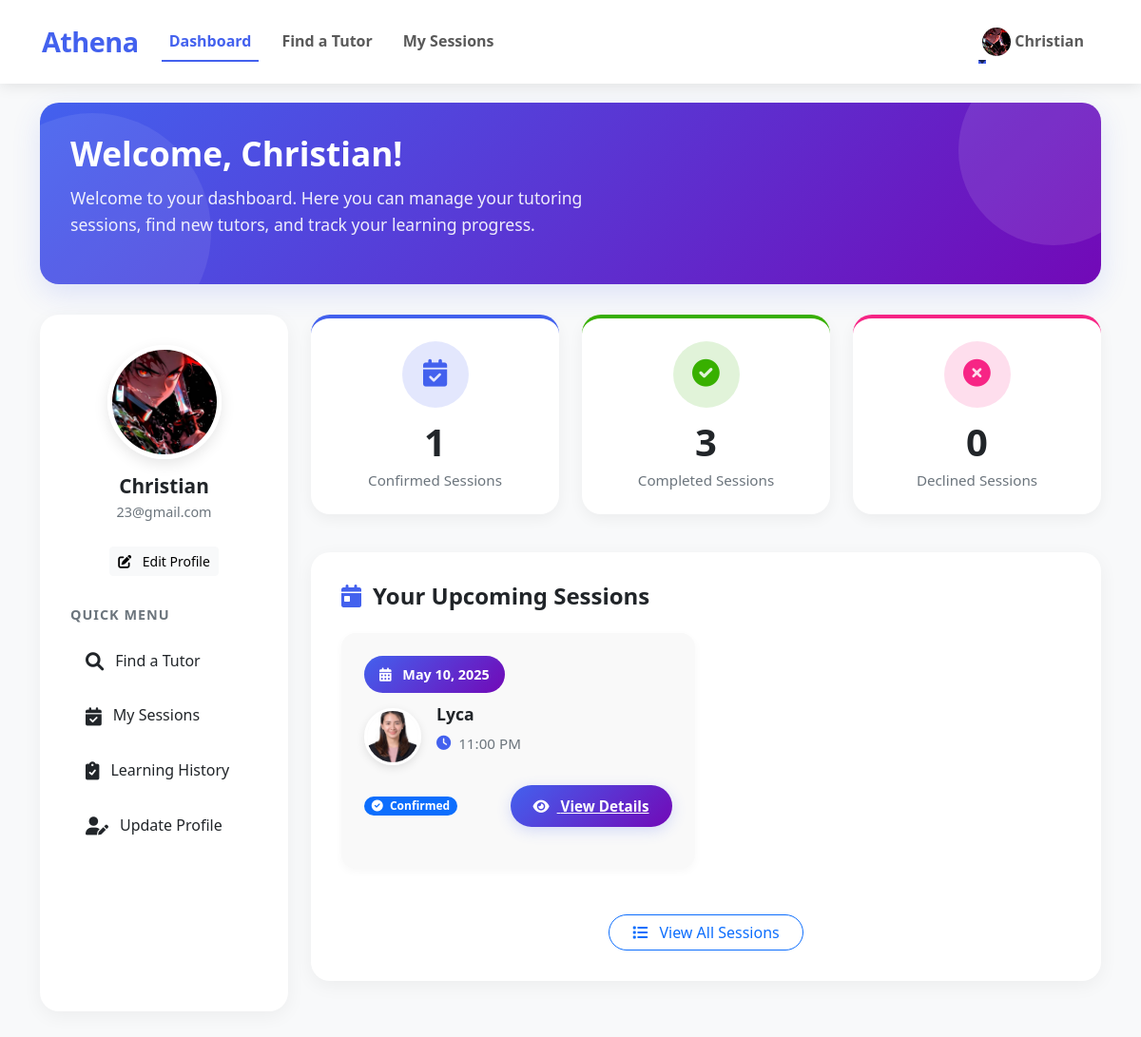
/student-dashboard.php (signed in), run on the app's committed database.
### tables this page shows
CREATE TABLE `students` (
  `id` int(11) NOT NULL,
  `name` varchar(100) NOT NULL,
  `email` varchar(100) NOT NULL,
  `phone` varchar(20) DEFAULT NULL,
  `password` varchar(255) NOT NULL,
  `status` enum('active','inactive') DEFAULT 'active',
  `created_at` timestamp NOT NULL DEFAULT current_timestamp(),
  `phone_number` varchar(20) DEFAULT NULL,
  `profile_image` varchar(255) DEFAULT NULL
);

CREATE TABLE `bookings` (
  `id` int(11) NOT NULL,
  `student_id` int(11) NOT NULL,
  `tutor_id` int(11) NOT NULL,
  `session_date` date NOT NULL,
  `session_time` time NOT NULL,
  `status` enum('pending','accepted','declined','completed','confirmed') DEFAULT 'pending',
  `payment_method` varchar(50) DEFAULT NULL,
  `proof_file_path` varchar(255) DEFAULT NULL,
  `created_at` timestamp NOT NULL DEFAULT current_timestamp(),
  `notes` text DEFAULT NULL,
  `updated_at` timestamp NOT NULL DEFAULT current_timestamp() ON UPDATE current_timestamp(),
  `rating` int(11) DEFAULT NULL,
  `feedback` text DEFAULT NULL
);

CREATE TABLE `tutors` (
  `id` int(11) NOT NULL,
  `name` varchar(100) NOT NULL,
  `email` varchar(100) NOT NULL,
  `phone` varchar(20) DEFAULT NULL,
  `password` varchar(255) NOT NULL,
  `status` enum('active','inactive') DEFAULT 'active',
  `profile_image` varchar(255) DEFAULT NULL,
  `created_at` timestamp NOT NULL DEFAULT current_timestamp(),
  `specialty` varchar(255) DEFAULT NULL,
  `description` text DEFAULT NULL,
  `rating` decimal(3,2) DEFAULT 0.00,
  `hourly_rate` decimal(10,2) DEFAULT 0.00,
  `experience` int(11) DEFAULT 0 COMMENT 'Years of teaching experience',
  `bio` text DEFAULT NULL COMMENT 'Tutor biography/profile description',
  `phone_number` varchar(20) DEFAULT NULL COMMENT 'Tutors contact phone number'
);

### student-dashboard.php (the view, shortened to what this page needs)
<?php
require 'db.php';
$stmt = $conn->prepare("SELECT * FROM students WHERE id = ?");
$stmt->execute([$_SESSION['user_id']]);
$student = $stmt->fetch();
$stmt = $conn->prepare("
    SELECT
        SUM(CASE WHEN status = 'confirmed' THEN 1 ELSE 0 END) as confirmed,
        SUM(CASE WHEN status = 'completed' THEN 1 ELSE 0 END) as completed,
        SUM(CASE WHEN status = 'declined' THEN 1 ELSE 0 END) as declined
    FROM bookings
    WHERE student_id = ?
");
$stmt->execute([$_SESSION['user_id']]);
$stats = $stmt->fetch();
$stmt = $conn->prepare("
    SELECT b.*, t.name as tutor_name, t.profile_image
    FROM bookings b
    JOIN tutors t ON b.tutor_id = t.id
    WHERE b.student_id = ?
    AND b.status = 'confirmed'
    ORDER BY b.session_date ASC, b.session_time ASC
    LIMIT 5
");
$stmt->execute([$_SESSION['user_id']]);
$confirmedSessionDetails = $stmt->fetchAll();
?>
<!DOCTYPE html>
<html lang="en">
<head>
    <link rel="stylesheet" href="https://cdn.jsdelivr.net/npm/bootstrap@5.3.0/dist/css/bootstrap.min.css">
    <link rel="stylesheet" href="https://cdnjs.cloudflare.com/ajax/libs/font-awesome/6.0.0/css/all.min.css">
</head>
<body>
    <nav class="navbar navbar-expand-lg navbar-light">
        <div class="container">
            <a class="navbar-brand" href="student-dashboard.php">Athena</a>
            <div class="collapse navbar-collapse" id="navbarNav">
                <ul class="navbar-nav me-auto">
                    <li class="nav-item">
                        <a class="nav-link active" href="student-dashboard.php">Dashboard</a>
                    </li>
                    <li class="nav-item">
                        <a class="nav-link" href="find-tutor.php">Find a Tutor</a>
                    </li>
                    <li class="nav-item">
                        <a class="nav-link" href="my-sessions.php">My Sessions</a>
                    </li>
                </ul>
                <ul class="navbar-nav">
                    <li class="nav-item dropdown">
                        <a class="nav-link dropdown-toggle d-flex align-items-center" href="#" id="navbarDropdown" role="button" data-bs-toggle="dropdown">
                            <?php if (isset($student['profile_image']) && !empty($student['profile_image'])): ?>
                                <img src="<?php echo htmlspecialchars($student['profile_image']); ?>" alt="Profile" class="nav-profile-img me-1">
                            <?php else: ?>
                                <i class="fas fa-user-circle me-1"></i>
                            <?php endif; ?>
                            <?php echo htmlspecialchars($student['name']); ?>
                        </a>
                    </li>
                </ul>
            </div>
        </div>
    </nav>
    <div class="dashboard-container">
        <div class="container">
            <div class="welcome-section">
                <div class="welcome-content">
                    <h2>Welcome, <?php echo htmlspecialchars($student['name']); ?>!</h2>
                    <p>Welcome to your dashboard. Here you can manage your tutoring sessions, find new tutors, and track your learning progress.</p>
                </div>
            </div>
            <div class="row">
                <div class="col-lg-3">
                    <div class="sidebar">
                        <div class="profile-section">
                            <?php if (isset($student['profile_image']) && !empty($student['profile_image'])): ?>
                                <img src="<?php echo htmlspecialchars($student['profile_image']); ?>" class="profile-image" alt="Profile Image">
                            <?php else: ?>
                                <img src="uploads/profile_images/default-avatar.png" class="profile-image" alt="Profile Image">
                            <?php endif; ?>
                            <h5 class="user-name"><?php echo htmlspecialchars($student['name']); ?></h5>
                            <p class="user-email"><?php echo htmlspecialchars($student['email']); ?></p>
                            <a href="student-profile.php" class="btn btn-sm btn-light">
                                <i class="fas fa-edit me-2"></i> Edit Profile
                            </a>
                        </div>
                        <div class="sidebar-menu">
                            <h6 class="sidebar-menu-title">Quick Menu</h6>
                            <a href="find-tutor.php" class="menu-item">
                                <i class="fas fa-search"></i> Find a Tutor
                            </a>
                            <a href="my-sessions.php" class="menu-item">
                                <i class="fas fa-calendar-check"></i> My Sessions
                            </a>
                            <a href="my-sessions.php?view=completed" class="menu-item">
                                <i class="fas fa-clipboard-check"></i> Learning History
                            </a>
                            <a href="student-profile.php" class="menu-item">
                                <i class="fas fa-user-edit"></i> Update Profile
                            </a>
                        </div>
                    </div>
                </div>
                <div class="col-lg-9">
                    <div class="stats-container">
                        <a href="my-sessions.php?view=confirmed" class="stat-card confirmed">
                            <div class="icon">
                                <i class="fas fa-calendar-check"></i>
                            </div>
                            <div class="count"><?php echo $stats['confirmed'] ?: '0'; ?></div>
                            <div class="label">Confirmed Sessions</div>
                        </a>
                        <a href="my-sessions.php?view=completed" class="stat-card completed">
                            <div class="icon">
                                <i class="fas fa-check-circle"></i>
                            </div>
                            <div class="count"><?php echo $stats['completed'] ?: '0'; ?></div>
                            <div class="label">Completed Sessions</div>
                        </a>
                        <a href="my-sessions.php?view=declined" class="stat-card declined">
                            <div class="icon">
                                <i class="fas fa-times-circle"></i>
                            </div>
                            <div class="count"><?php echo $stats['declined'] ?: '0'; ?></div>
                            <div class="label">Declined Sessions</div>
                        </a>
                    </div>
                    <div class="upcoming-sessions">
                        <h4 class="section-title">
                            <i class="fas fa-calendar-day"></i> Your Upcoming Sessions
                        </h4>
                        <?php if ($confirmedSessionDetails): ?>
                            <div class="row">
                                <?php foreach ($confirmedSessionDetails as $session): ?>
                                    <div class="col-md-6 mb-4">
                                        <div class="card session-card h-100">
                                            <div class="card-body">
                                                <div class="session-date">
                                                    <i class="fas fa-calendar-alt me-2"></i>
                                                    <?php echo date('F j, Y', strtotime($session['session_date'])); ?>
                                                </div>
                                                <div class="d-flex align-items-center mb-3">
                                                    <img src="<?php echo !empty($session['profile_image']) ? htmlspecialchars($session['profile_image']) : 'uploads/profile_images/default-avatar.png'; ?>"
                                                         class="tutor-img me-3" alt="<?php echo htmlspecialchars($session['tutor_name']); ?>">
                                                    <div>
                                                        <h5 class="tutor-name"><?php echo htmlspecialchars($session['tutor_name']); ?></h5>
                                                        <div class="session-time">
                                                            <i class="fas fa-clock"></i>
                                                            <?php echo date('g:i A', strtotime($session['session_time'])); ?>
                                                        </div>
                                                    </div>
                                                </div>
                                                <div class="d-flex justify-content-between align-items-center">
                                                    <span class="badge bg-primary rounded-pill">
                                                        <i class="fas fa-check-circle me-1"></i> Confirmed
                                                    </span>
                                                    <a href="student-session-details.php?id=<?php echo $session['id']; ?>" class="cta-button primary">
                                                        <i class="fas fa-eye me-2"></i> View Details
                                                    </a>
                                                </div>
                                            </div>
                                        </div>
                                    </div>
                                <?php endforeach; ?>
                            </div>
                            <div class="text-center mt-4">
                                <a href="my-sessions.php" class="btn btn-outline-primary rounded-pill px-4">
                                    <i class="fas fa-list me-2"></i> View All Sessions
                                </a>
                            </div>
                        <?php endif; ?>
                    </div>
                </div>
            </div>
        </div>
    </div>
</body>
</html>

### data on the page
students: profile_image (picture), name "Christian", email "23@gmail.com"
bookings: session_date "May 10, 2025", tutor.profile_image (picture), tutor.name "Lyca", session_time "11:00 PM"

### other printed values
$stats['confirmed'] ?: '0' "1"
$stats['completed'] ?: '0' "3"
$stats['declined'] ?: '0' "0"
